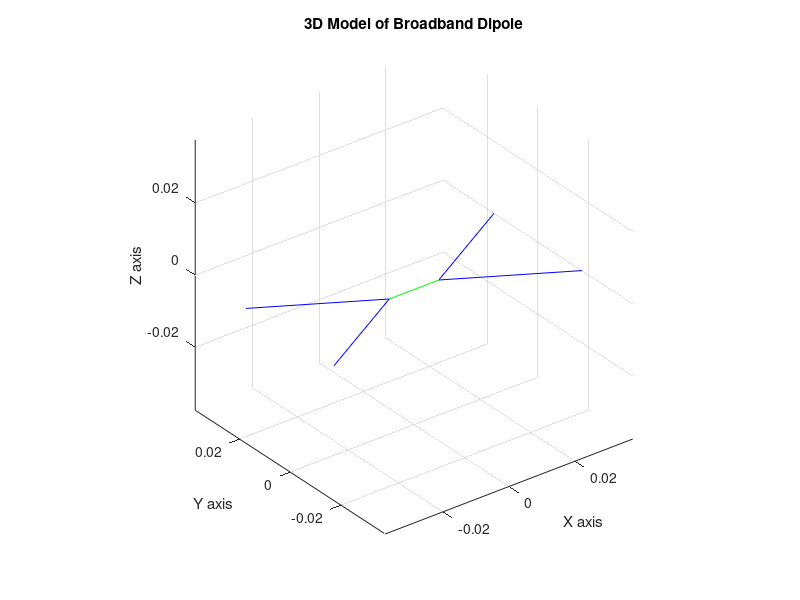

This figure's MATLAB source:
%% INPUT DATA
N = 4;                  %Number of wires

f0 = 1000000000;        %frequency
c0 = 299792458;         %speed of light
lambda0 = c0 / f0;      %wavelenght

r = 0.3*lambda0;       %lenght of Ν wires  
d = lambda0/20;         %lenght of connecting wire 

theta0 = pi/3;          %angle between wires
theta = theta0/2;       %angle from x axis

diameter = lambda0/500;

segments = 9;


%% CALCULATE CARTESIAN COORDINATES
antenna_coord = zeros(5,6);

antenna_coord(1,1) = -d/2;
antenna_coord(1,2) = d/2;

antenna_coord(2,1) = d/2;
antenna_coord(2,2) = d/2 + r*cos(theta);
antenna_coord(2,4) = r*sin(theta);

antenna_coord(3,1) = d/2;
antenna_coord(3,2) = d/2 + r*cos(-theta);
antenna_coord(3,4) = -r*sin(theta);

antenna_coord(4,1) = -d/2;
antenna_coord(4,2) = -d/2 - r*cos(theta);
antenna_coord(4,4) = r*sin(theta);

antenna_coord(5,1) = -d/2;
antenna_coord(5,2) = -d/2 - r*cos(-theta);
antenna_coord(5,4) = -r*sin(theta);

%% PLOT
figure;

%Plot connecting wire
plot3([antenna_coord(1,1) antenna_coord(1,2)],[antenna_coord(1,3) antenna_coord(1,4)],[antenna_coord(1,5) antenna_coord(1,6)],'g-');
hold on

%Plot horizontal wires
for k=2:1:5
    plot3([antenna_coord(k,1) antenna_coord(k,2)],[antenna_coord(k,3) antenna_coord(k,4)],[antenna_coord(k,5) antenna_coord(k,6)],'b-');
    hold on
end

grid on
axis equal
zlim([-lambda0/8 lambda0/8])
xlabel('X axis'), ylabel('Y axis'), zlabel('Z axis')
title('3D Model of Broadband Dipole')

%% MAKE NEC FILE
necFile = fopen('Dipole.nec','w');         %Dipole.nec or Dipole.txt
fprintf(necFile,'CM NEC Input File of Custom Broadband Dipole \n');
fprintf(necFile, 'GW 1 \t 1 \t %5f \t %5f \t %5f \t %5f \t %5f \t %5f \t %5f \n' , antenna_coord(1,1) , antenna_coord(1,3) , antenna_coord(1,5), antenna_coord(1,2), antenna_coord(1,4), antenna_coord(1,6), diameter);
for k=2:1:5
    fprintf(necFile, 'GW %3i \t %2i \t %5f \t %5f \t %5f \t %5f \t %5f \t %5f \t %5f \n' , k , segments, antenna_coord(k,1) , antenna_coord(k,3) , antenna_coord(k,5), antenna_coord(k,2), antenna_coord(k,4), antenna_coord(k,6), diameter);
end
fclose(necFile);